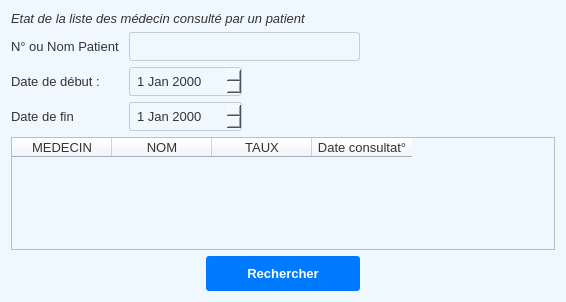
<?xml version="1.0" encoding="UTF-8"?>
<ui version="4.0">
 <class>listemedecinconsulter</class>
 <widget class="QWidget" name="listemedecinconsulter">
  <property name="geometry">
   <rect>
    <x>0</x>
    <y>0</y>
    <width>566</width>
    <height>302</height>
   </rect>
  </property>
  <property name="windowTitle">
   <string>Form</string>
  </property>
  <property name="styleSheet">
   <string notr="true">/* ======================================= */
/* === GLOBAL &amp; FENÊTRE PRINCIPALE (1) === */
/* ======================================= */

QWidget {
    background-color: #f0f8ff; /* Bleu très pâle */
    color: #333333;
    font-family: &quot;Arial&quot;, sans-serif;
    font-size: 10pt;
}

/* Titre Principal */
QLabel#titleLabel {
    color: #004c8c;
    font-size: 16pt;
    font-weight: bold;
    padding: 10px;
    background-color: transparent;
}

/* Conteneur Principal Blanc */
QFrame#mainContentFrame {
    background-color: #ffffff;
    border: 1px solid #cccccc;
    border-radius: 5px;
}


/* ======================================= */
/* === BOUTONS D'ACTION &amp; NAVIGATION === */
/* ======================================= */

/* Boutons Primaires (Style Général par défaut) */
QPushButton {
    background-color: #007bff;
    color: white;
    border: none;
    padding: 10px 15px;
    border-radius: 3px;
    font-weight: bold;
    min-width: 100px;
}

QPushButton:hover {
    background-color: #0056b3;
}

/* Ciblage des Boutons Spécifiques */
QPushButton#Ajouter { /* Bouton Ajouter du formulaire médecin */
    min-width: 80px; 
}

QPushButton#AnulerMed, QPushButton#listButton { /* Boutons Secondaires/Annuler */
    background-color: transparent;
    color: #004c8c;
    border: 1px solid #004c8c;
    padding: 9px 15px;
    min-width: 80px;
}

QPushButton#AnulerMed:hover, QPushButton#listButton:hover {
    background-color: #e0f2ff;
}


/* ======================================= */
/* === ÉLÉMENTS DE FORMULAIRE (MEDECIN) === */
/* ======================================= */

/* Titre de Sous-fenêtre */
QLabel#subTitleLabel {
    color: #004c8c;
    font-size: 14pt;
    font-weight: 600;
    padding: 15px 0;
    background-color: transparent;
}

/* Labels Spécifiques */
QLabel#NomMed,
QLabel#NumeroMed,
QLabel#TauxJournalierMed {
    background-color: transparent;
    color: #333333;
    font-weight: 500;
    padding-right: 10px;
}

/* Champs de Saisie Spécifiques */
QLineEdit#formNomMed,
QLineEdit#formNumeroMed,
QLineEdit#formTauxMed {
    background-color: #ffffff;
    border: 1px solid #cccccc;
    padding: 5px;
    border-radius: 3px;
    color: #333333;
    min-height: 25px;
}

QLineEdit#formNomMed:focus,
QLineEdit#formNumeroMed:focus,
QLineEdit#formTauxMed:focus {
    border: 1px solid #007bff;
}

/* Styles pour les QLineEdit Génériques et QSpinBox si non nommés */
QLineEdit, QSpinBox, QDateEdit {
    border: 1px solid #cccccc;
    padding: 5px;
    border-radius: 3px;
}</string>
  </property>
  <layout class="QGridLayout" name="gridLayout_2">
   <item row="0" column="0" colspan="3">
    <widget class="QLabel" name="label">
     <property name="styleSheet">
      <string notr="true">font-size : 13.5px ;
font : italic strong ;</string>
     </property>
     <property name="text">
      <string>Etat de la liste des médecin consulté par un patient</string>
     </property>
    </widget>
   </item>
   <item row="1" column="0" colspan="2">
    <layout class="QGridLayout" name="gridLayout">
     <item row="0" column="0">
      <widget class="QLabel" name="label_6">
       <property name="text">
        <string>N° ou Nom Patient</string>
       </property>
      </widget>
     </item>
     <item row="1" column="0">
      <widget class="QLabel" name="label_3">
       <property name="text">
        <string>Date de début :</string>
       </property>
      </widget>
     </item>
     <item row="0" column="1" colspan="2">
      <widget class="QLineEdit" name="searchM"/>
     </item>
     <item row="1" column="1">
      <widget class="QDateEdit" name="dateDeb"/>
     </item>
     <item row="2" column="0">
      <widget class="QLabel" name="label_2">
       <property name="text">
        <string>Date de fin </string>
       </property>
      </widget>
     </item>
     <item row="2" column="1">
      <widget class="QDateEdit" name="dateFin"/>
     </item>
    </layout>
   </item>
   <item row="3" column="0">
    <spacer name="horizontalSpacer">
     <property name="orientation">
      <enum>Qt::Vertical</enum>
     </property>
     <property name="sizeHint" stdset="0">
      <size>
       <width>189</width>
       <height>22</height>
      </size>
     </property>
    </spacer>
   </item>
   <item row="3" column="1">
    <widget class="QPushButton" name="recherche">
     <property name="text">
      <string>Rechercher</string>
     </property>
    </widget>
   </item>
   <item row="3" column="2">
    <spacer name="horizontalSpacer_2">
     <property name="orientation">
      <enum>Qt::Vertical</enum>
     </property>
     <property name="sizeHint" stdset="0">
      <size>
       <width>189</width>
       <height>22</height>
      </size>
     </property>
    </spacer>
   </item>
   <item row="2" column="0" colspan="3">
    <widget class="QTableWidget" name="listM">
     <column>
      <property name="text">
       <string>MEDECIN</string>
      </property>
     </column>
     <column>
      <property name="text">
       <string>NOM</string>
      </property>
     </column>
     <column>
      <property name="text">
       <string>TAUX</string>
      </property>
     </column>
     <column>
      <property name="text">
       <string>Date consultat°</string>
      </property>
     </column>
    </widget>
   </item>
  </layout>
 </widget>
 <resources/>
 <connections/>
</ui>
